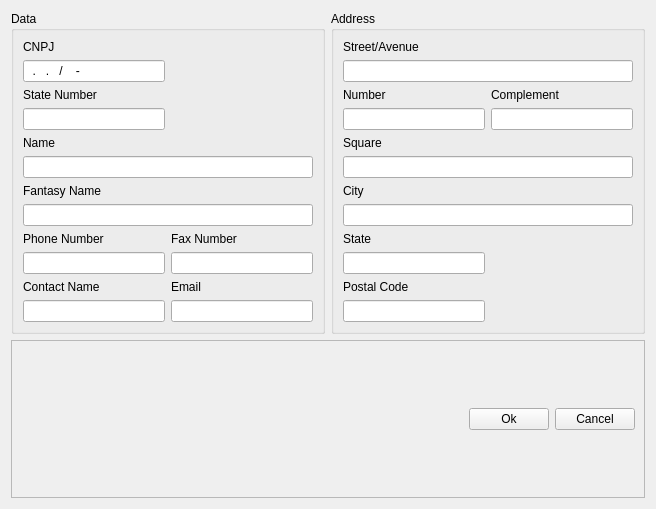
<?xml version="1.0" encoding="UTF-8"?>
<ui version="4.0">
 <class>AddStoreView</class>
 <widget class="QWidget" name="AddStoreView">
  <property name="geometry">
   <rect>
    <x>0</x>
    <y>0</y>
    <width>656</width>
    <height>509</height>
   </rect>
  </property>
  <property name="windowTitle">
   <string>Add new store</string>
  </property>
  <layout class="QGridLayout" name="gridLayout">
   <item row="0" column="0">
    <widget class="QGroupBox" name="groupBox_2">
     <property name="title">
      <string>Data</string>
     </property>
     <layout class="QGridLayout" name="gridLayout_2">
      <item row="0" column="0">
       <widget class="QLabel" name="label">
        <property name="text">
         <string>CNPJ</string>
        </property>
       </widget>
      </item>
      <item row="1" column="0">
       <widget class="QLineEdit" name="cnpjLineEdit">
        <property name="inputMask">
         <string>99.999.999/9999-99; </string>
        </property>
       </widget>
      </item>
      <item row="2" column="0">
       <widget class="QLabel" name="label_2">
        <property name="text">
         <string>State Number</string>
        </property>
       </widget>
      </item>
      <item row="3" column="0">
       <widget class="QLineEdit" name="stateNumberLineEdit">
        <property name="maxLength">
         <number>20</number>
        </property>
       </widget>
      </item>
      <item row="4" column="0">
       <widget class="QLabel" name="label_3">
        <property name="text">
         <string>Name</string>
        </property>
       </widget>
      </item>
      <item row="5" column="0" colspan="2">
       <widget class="QLineEdit" name="nameLineEdit">
        <property name="maxLength">
         <number>100</number>
        </property>
       </widget>
      </item>
      <item row="6" column="0">
       <widget class="QLabel" name="label_4">
        <property name="text">
         <string>Fantasy Name</string>
        </property>
       </widget>
      </item>
      <item row="7" column="0" colspan="2">
       <widget class="QLineEdit" name="fantasyNameLineEdit">
        <property name="maxLength">
         <number>100</number>
        </property>
       </widget>
      </item>
      <item row="8" column="0">
       <widget class="QLabel" name="label_5">
        <property name="text">
         <string>Phone Number</string>
        </property>
       </widget>
      </item>
      <item row="8" column="1">
       <widget class="QLabel" name="label_6">
        <property name="text">
         <string>Fax Number</string>
        </property>
       </widget>
      </item>
      <item row="9" column="0">
       <widget class="QLineEdit" name="phoneNumberLineEdit">
        <property name="maxLength">
         <number>25</number>
        </property>
       </widget>
      </item>
      <item row="9" column="1">
       <widget class="QLineEdit" name="faxNumberLineEdit">
        <property name="maxLength">
         <number>25</number>
        </property>
       </widget>
      </item>
      <item row="10" column="0">
       <widget class="QLabel" name="label_7">
        <property name="text">
         <string>Contact Name</string>
        </property>
       </widget>
      </item>
      <item row="10" column="1">
       <widget class="QLabel" name="label_8">
        <property name="text">
         <string>Email</string>
        </property>
       </widget>
      </item>
      <item row="11" column="0">
       <widget class="QLineEdit" name="contactNameLineEdit">
        <property name="maxLength">
         <number>100</number>
        </property>
       </widget>
      </item>
      <item row="11" column="1">
       <widget class="QLineEdit" name="emailLineEdit">
        <property name="maxLength">
         <number>100</number>
        </property>
       </widget>
      </item>
     </layout>
    </widget>
   </item>
   <item row="0" column="1">
    <widget class="QGroupBox" name="groupBox">
     <property name="title">
      <string>Address</string>
     </property>
     <layout class="QGridLayout" name="gridLayout_3">
      <item row="0" column="0">
       <widget class="QLabel" name="label_9">
        <property name="text">
         <string>Street/Avenue</string>
        </property>
       </widget>
      </item>
      <item row="1" column="0" colspan="2">
       <widget class="QLineEdit" name="addressStreetLineEdit">
        <property name="maxLength">
         <number>100</number>
        </property>
       </widget>
      </item>
      <item row="2" column="0">
       <widget class="QLabel" name="label_10">
        <property name="text">
         <string>Number</string>
        </property>
       </widget>
      </item>
      <item row="2" column="1">
       <widget class="QLabel" name="label_11">
        <property name="text">
         <string>Complement</string>
        </property>
       </widget>
      </item>
      <item row="3" column="0">
       <widget class="QLineEdit" name="addressNumberLineEdit"/>
      </item>
      <item row="3" column="1">
       <widget class="QLineEdit" name="addressComplementLineEdit">
        <property name="maxLength">
         <number>20</number>
        </property>
       </widget>
      </item>
      <item row="4" column="0">
       <widget class="QLabel" name="label_12">
        <property name="text">
         <string>Square</string>
        </property>
       </widget>
      </item>
      <item row="5" column="0" colspan="2">
       <widget class="QLineEdit" name="addressSquareLineEdit">
        <property name="maxLength">
         <number>50</number>
        </property>
       </widget>
      </item>
      <item row="6" column="0">
       <widget class="QLabel" name="label_13">
        <property name="text">
         <string>City</string>
        </property>
       </widget>
      </item>
      <item row="7" column="0" colspan="2">
       <widget class="QLineEdit" name="addressCityLineEdit">
        <property name="maxLength">
         <number>50</number>
        </property>
       </widget>
      </item>
      <item row="8" column="0">
       <widget class="QLabel" name="label_14">
        <property name="text">
         <string>State</string>
        </property>
       </widget>
      </item>
      <item row="9" column="0">
       <widget class="QLineEdit" name="addressStateLineEdit">
        <property name="maxLength">
         <number>30</number>
        </property>
       </widget>
      </item>
      <item row="10" column="0">
       <widget class="QLabel" name="label_15">
        <property name="text">
         <string>Postal Code</string>
        </property>
       </widget>
      </item>
      <item row="11" column="0">
       <widget class="QLineEdit" name="addressPostalCodeLineEdit">
        <property name="maxLength">
         <number>15</number>
        </property>
       </widget>
      </item>
     </layout>
    </widget>
   </item>
   <item row="1" column="0" colspan="2">
    <widget class="QFrame" name="frame_2">
     <property name="frameShape">
      <enum>QFrame::StyledPanel</enum>
     </property>
     <property name="frameShadow">
      <enum>QFrame::Raised</enum>
     </property>
     <layout class="QHBoxLayout" name="horizontalLayout">
      <item>
       <spacer name="horizontalSpacer">
        <property name="orientation">
         <enum>Qt::Horizontal</enum>
        </property>
        <property name="sizeHint" stdset="0">
         <size>
          <width>457</width>
          <height>20</height>
         </size>
        </property>
       </spacer>
      </item>
      <item>
       <widget class="QPushButton" name="okPushButton">
        <property name="text">
         <string>Ok</string>
        </property>
       </widget>
      </item>
      <item>
       <widget class="QPushButton" name="cancelPushButton">
        <property name="text">
         <string>Cancel</string>
        </property>
       </widget>
      </item>
     </layout>
    </widget>
   </item>
  </layout>
 </widget>
 <resources/>
 <connections/>
</ui>
